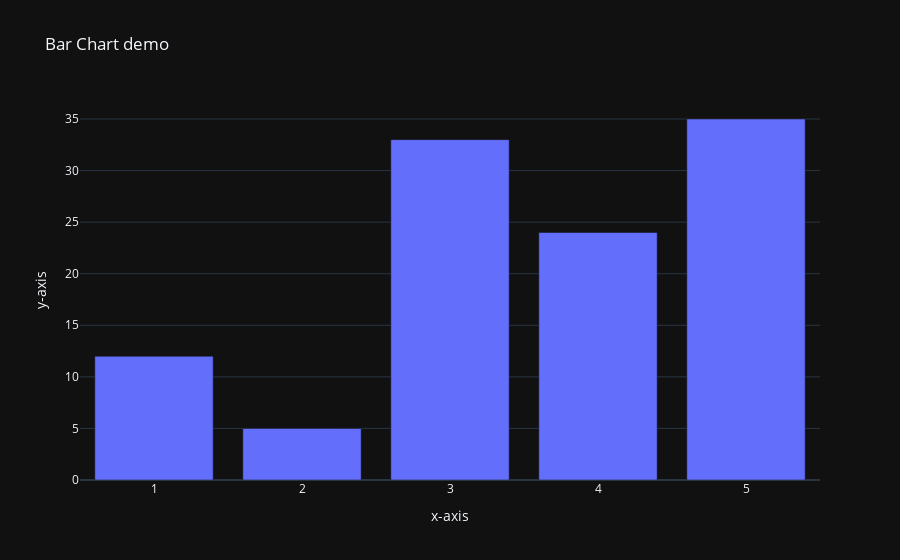

The notebook cell this image was saved under:
### Code cell
x=np.array([12,5,33,24,35])
px.bar(x=[1,2,3,4,5],y=x,title='Bar Chart demo',
       labels={'x':'x-axis','y':'y-axis'},
       template='plotly_dark')

### Figure 1 — Plotly figure (JSON) as saved in the notebook; plotly's stock layout.template omitted (floating-point values rounded to 4 significant figures)
{"data": [{"alignmentgroup": "True", "hovertemplate": "x-axis=%{x}<br>y-axis=%{y}<extra></extra>", "legendgroup": "", "marker": {"color": "#636efa", "pattern": {"shape": ""}}, "name": "", "offsetgroup": "", "orientation": "v", "showlegend": false, "textposition": "auto", "type": "bar", "x": [1, 2, 3, 4, 5], "xaxis": "x", "y": [12, 5, 33, 24, 35], "yaxis": "y"}], "layout": {"barmode": "relative", "legend": {"tracegroupgap": 0}, "title": {"text": "Bar Chart demo"}, "xaxis": {"anchor": "y", "domain": [0, 1], "title": {"text": "x-axis"}}, "yaxis": {"anchor": "x", "domain": [0, 1], "title": {"text": "y-axis"}}}}
